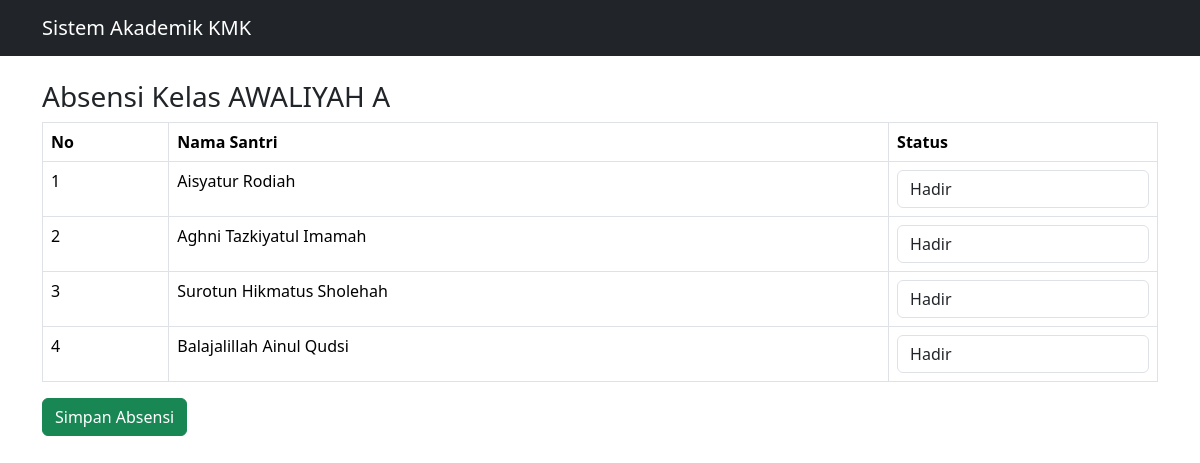
/absensi/1/, run on the app's committed database.
### administrator/models.py (models this page shows, shortened)
class Kelas(models.Model):
    nama_kelas = models.CharField(max_length=50)
    cabang = models.ForeignKey(Cabang, on_delete=models.CASCADE)
    tingkat = models.ForeignKey(Tingkat, on_delete=models.CASCADE)
    class Meta:
        verbose_name = "Kelas"
        verbose_name_plural = "Kelas"

class Santri(models.Model):
    nama = models.CharField(max_length=100)
    nis = models.CharField(max_length=20)
    kelas = models.ForeignKey(Kelas, on_delete=models.CASCADE)
    class Meta:
        verbose_name = "Santri"
        verbose_name_plural = "Santri"

### administrator/views.py (the view, shortened to what this page needs)
# urls.py: path('absensi/<int:kelas_id>/', views.absensi_kelas, name='absensi_kelas'),
def absensi_kelas(request, kelas_id):
    kelas = Kelas.objects.get(id=kelas_id)
    santri = Santri.objects.filter(kelas=kelas)
    context = {
        'kelas': kelas,
        'santri': santri
    }
    return render(request, 'absensi/absensi_kelas.html', context)

### templates/absensi/absensi_kelas.html (shortened to what this page needs)
{% extends 'base.html' %}
{% block content %}
<h3>Absensi Kelas {{ kelas.nama_kelas }}</h3>
<form method="POST">
<table class="table table-bordered">
<tr>
<th>No</th>
<th>Nama Santri</th>
<th>Status</th>
</tr>
{% for s in santri %}
<tr>
<td>{{ forloop.counter }}</td>
<td>{{ s.nama }}</td>
<td>
<select name="status_{{ s.id }}" class="form-control">
<option value="Hadir">Hadir</option>
</select>
</td>
</tr>
{% endfor %}
</table>
<button class="btn btn-success">Simpan Absensi</button>
</form>
{% endblock %}

### data on the page
Kelas: nama_kelas "AWALIYAH A"
Santri: nama "Aisyatur Rodiah", id "Hadir"
Santri: nama "Aghni Tazkiyatul Imamah", id "Hadir"
Santri: nama "Surotun Hikmatus Sholehah", id "Hadir"
Santri: nama "Balajalillah Ainul Qudsi", id "Hadir"
